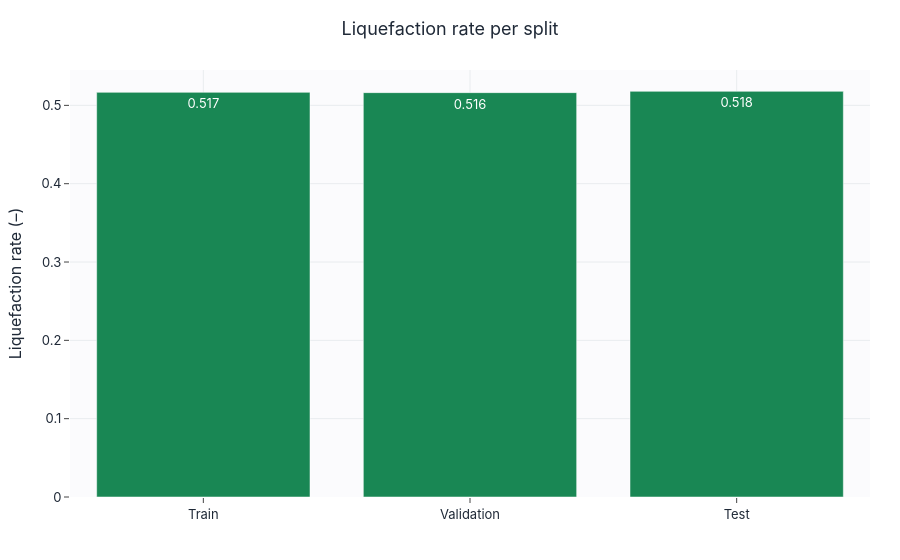
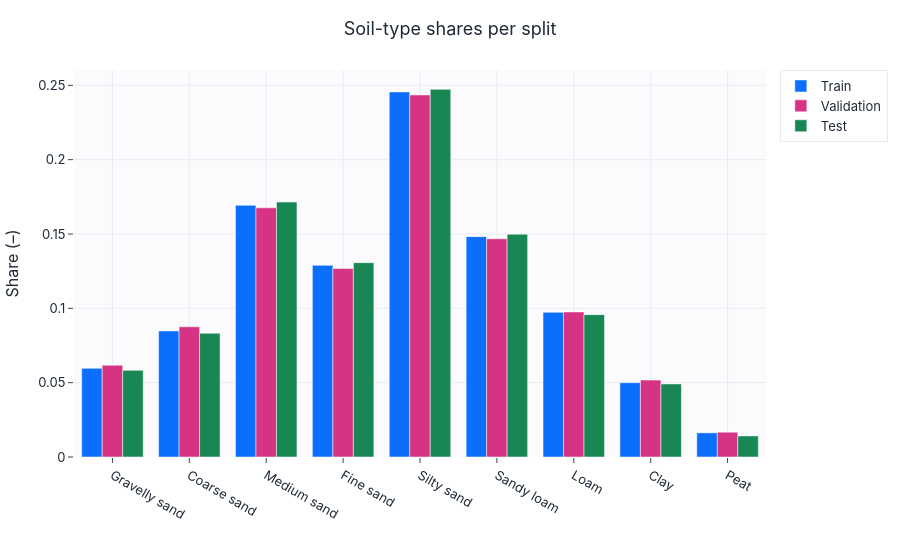

The code cell stored with these charts, in order, in its notebook:
### Markdown cell above
## Проверка сбалансированности страт

### Code cell
def profile(abs_idx, name):
    sub = meta.iloc[abs_idx]
    row = {"Split": name, "Size": len(sub), "Liquefaction rate": round(float(sub["liq_label"].mean()), 4)}
    for s in soil_present:
        row[SOIL_DISPLAY_NAMES_EN[s]] = round(float((sub["soil_type"] == s).mean()), 3)
    return row
names = ["Train", "Validation", "Test"]; abs_sets = [train_abs, val_abs, test_abs]
display(pd.DataFrame([profile(ix, nm) for ix, nm in zip(abs_sets, names)]))
bar(names, [meta.iloc[ix]["liq_label"].mean() for ix in abs_sets], title="Liquefaction rate per split",
    ylabel="Liquefaction rate (–)", color="#198754", save=SAVE_FIGS, fig_id="1_4_split_liqrate").show()
shares = {nm: [(meta.iloc[ix]["soil_type"] == s).mean() for s in soil_present] for nm, ix in zip(names, abs_sets)}
grouped_bar([SOIL_DISPLAY_NAMES_EN[s] for s in soil_present], shares,
            title="Soil-type shares per split", ylabel="Share (–)",
            save=SAVE_FIGS, fig_id="1_4_split_soil_shares").show()

### Figure 1 — Plotly figure (JSON) as saved in the notebook; plotly's stock layout.template omitted (floating-point values rounded to 4 significant figures)
{"data": [{"marker": {"color": "#198754"}, "text": ["0.517", "0.516", "0.518"], "textposition": "auto", "type": "bar", "x": ["Train", "Validation", "Test"], "y": [0.5166, 0.5163, 0.5179]}], "layout": {"title": {"text": "Liquefaction rate per split"}, "xaxis": {"title": {"text": ""}}, "yaxis": {"title": {"text": "Liquefaction rate (–)"}}}}

### Figure 2 — Plotly figure (JSON) as saved in the notebook; plotly's stock layout.template omitted (floating-point values rounded to 4 significant figures)
{"data": [{"marker": {"color": "#0b6efd"}, "name": "Train", "type": "bar", "x": ["Gravelly sand", "Coarse sand", "Medium sand", "Fine sand", "Silty sand", "Sandy loam", "Loam", "Clay", "Peat"], "y": [0.05964, 0.08482, 0.1693, 0.1289, 0.2455, 0.1482, 0.09732, 0.05, 0.01625]}, {"marker": {"color": "#d63384"}, "name": "Validation", "type": "bar", "x": ["Gravelly sand", "Coarse sand", "Medium sand", "Fine sand", "Silty sand", "Sandy loam", "Loam", "Clay", "Peat"], "y": [0.06172, 0.08757, 0.1676, 0.1268, 0.2435, 0.1468, 0.09758, 0.05171, 0.01668]}, {"marker": {"color": "#198754"}, "name": "Test", "type": "bar", "x": ["Gravelly sand", "Coarse sand", "Medium sand", "Fine sand", "Silty sand", "Sandy loam", "Loam", "Clay", "Peat"], "y": [0.05828, 0.08326, 0.1715, 0.1307, 0.2473, 0.1499, 0.09575, 0.04913, 0.01415]}], "layout": {"barmode": "group", "title": {"text": "Soil-type shares per split"}, "xaxis": {"title": {"text": ""}}, "yaxis": {"title": {"text": "Share (–)"}}}}
